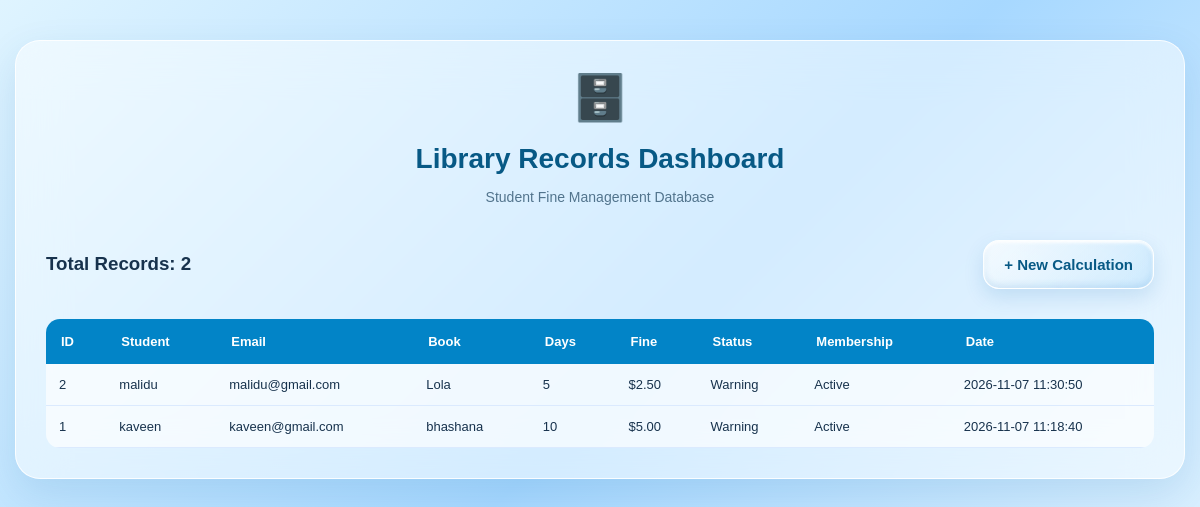
Page /records on the committed database.
### tables this page shows
CREATE TABLE fines (
                id INTEGER PRIMARY KEY AUTOINCREMENT,
                student_name TEXT NOT NULL,
                email TEXT NOT NULL,
                book_name TEXT NOT NULL,
                overdue_days INTEGER NOT NULL,
                raw_fine REAL NOT NULL,
                fine REAL NOT NULL,
                status TEXT NOT NULL,
                membership TEXT NOT NULL,
                created_at TEXT DEFAULT CURRENT_TIMESTAMP
            );

### app.py (the view)
@app.route("/records")
def records():
    all_records = get_records()
    return render_template(
        "record.html",
        records=all_records
    )

### database.py (called while the page is built)
@contextmanager
def connect_db():
    connection = sqlite3.connect(DATABASE)
    connection.row_factory = sqlite3.Row
    try:
        yield connection
        connection.commit()
    except Exception:
        connection.rollback()
        raise
    finally:
        connection.close()

def get_records():
    with connect_db() as db:
        records = db.execute("""
            SELECT * FROM fines
            ORDER BY id DESC
        """).fetchall()
    return records

### templates/record.html (shortened to what this page needs)
<!DOCTYPE html>
<html lang="en">
<head>
    <link rel="stylesheet"
          href="{{ url_for('static', filename='style.css') }}">
</head>
<body>
    <div class="dashboard">
        <div class="logo">🗄️</div>
        <h1>Library Records Dashboard</h1>
        <p class="subtitle">
            Student Fine Management Database
        </p>
        <div class="dashboard-header">
            <h3>
                Total Records: {{ records|length }}
            </h3>
            <a href="{{ url_for('home') }}"
               class="glass-link small-link">
                + New Calculation
            </a>
        </div>
        <div class="table-wrapper">
            <table>
                <thead>
                    <tr>
                        <th>ID</th>
                        <th>Student</th>
                        <th>Email</th>
                        <th>Book</th>
                        <th>Days</th>
                        <th>Fine</th>
                        <th>Status</th>
                        <th>Membership</th>
                        <th>Date</th>
                    </tr>
                </thead>
                <tbody>
                    {% for record in records %}
                    <tr>
                        <td>{{ record["id"] }}</td>
                        <td>{{ record["student_name"] }}</td>
                        <td>{{ record["email"] }}</td>
                        <td>{{ record["book_name"] }}</td>
                        <td>{{ record["overdue_days"] }}</td>
                        <td>
                            ${{ "%.2f"|format(record["fine"]) }}
                        </td>
                        <td>{{ record["status"] }}</td>
                        <td>{{ record["membership"] }}</td>
                        <td>{{ record["created_at"] }}</td>
                    </tr>
                    {% else %}
                    <tr>
                        <td colspan="9">
                            No saved records available.
                        </td>
                    </tr>
                    {% endfor %}
                </tbody>
            </table>
        </div>
    </div>
</body>
</html>

### Static/style.css (style rules this page uses)
* { box-sizing: border-box; }
body { margin: 0; padding: 40px 15px; min-height: 100vh; font-family: Arial, sans-serif; color: #17324d; background: linear-gradient( 135deg, #dff4ff, #a7d8ff, #edf9ff ); background-attachment: fixed; }
.logo { font-size: 45px; text-align: center; margin-bottom: 10px; }
h1 { color: #075985; font-size: 28px; text-align: center; margin-bottom: 10px; }
.subtitle { color: #52748d; text-align: center; font-size: 14px; margin-bottom: 30px; }
button, .glass-link { display: block; width: 100%; padding: 15px 20px; margin-top: 22px; background: linear-gradient( 135deg, rgba(255,255,255,0.6), rgba(100,190,250,0.22) ); backdrop-filter: blur(20px) saturate(180%); -webkit-backdrop-filter: blur(20px) saturate(180%); border: 1px solid rgba(255,255,255,0.9); border-radius: 16px; box-shadow: inset 0 2px 3px rgba(255,255,255,0.95), inset 0 -3px 7px rgba(0,100,180,0.12), 0 8px 20px rgba(0,100,180,0.14); color: #075985; font-size: 15px; font-weight: bold; text-align: center; text-decoration: none; cursor: pointer; transition: 0.3s ease; }
.dashboard { max-width: 1250px; margin: auto; padding: 30px; background: rgba(255,255,255,0.5); backdrop-filter: blur(25px); border: 1px solid rgba(255,255,255,0.85); border-radius: 25px; box-shadow: 0 15px 40px rgba(10,90,160,0.12); }
.dashboard-header { display: flex; align-items: center; justify-content: space-between; flex-wrap: wrap; gap: 15px; }
.small-link { width: auto; margin-top: 0; }
.table-wrapper { overflow-x: auto; margin-top: 25px; border-radius: 14px; }
table { width: 100%; border-collapse: collapse; background: rgba(255,255,255,0.65); min-width: 900px; }
th { background: #0284c7; color: white; padding: 15px; font-size: 13px; text-align: left; }
td { padding: 13px; border-bottom: 1px solid #dbeafe; font-size: 13px; }

### rows in the picture
fines: id "2", student_name "malidu", email "malidu@gmail.com", book_name "Lola", overdue_days "5", fine "2.50", status "Warning", membership "Active", created_at "2026-11-07 11:30:50"
fines: id "1", student_name "kaveen", email "kaveen@gmail.com", book_name "bhashana", overdue_days "10", fine "5.00", status "Warning", membership "Active", created_at "2026-11-07 11:18:40"

### other values in the picture
{{ records|length }} "2"
